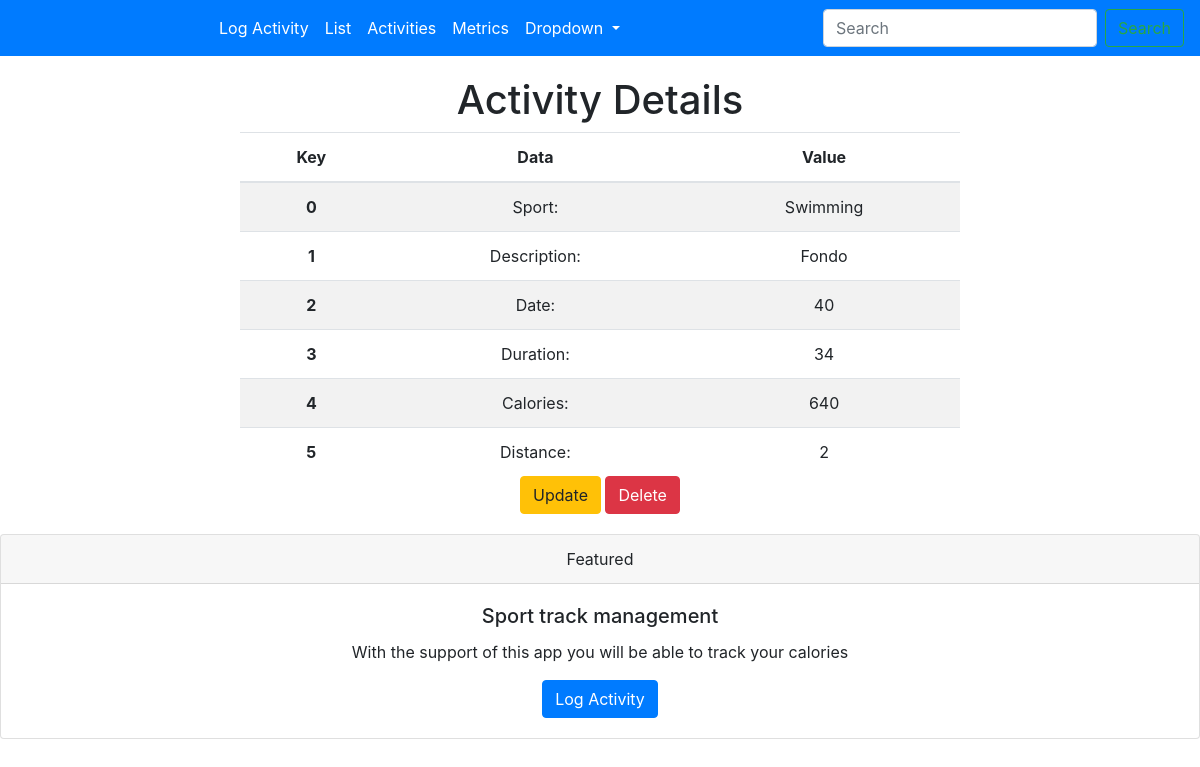
Screenshot of /detail/3/ with the database file from the repository.
### activity/models.py (models this page shows, shortened)
class Activity(models.Model):
    description = models.CharField(max_length=256)
    sport = models.CharField(max_length=256)
    time = models.IntegerField()
    duration = models.IntegerField()
    calories = models.IntegerField()
    distance = models.IntegerField()

### activity/views.py (the view)
# urls.py: path('detail/<int:pk>/', views.ActivityDetails.as_view(), name='detail'),
class ActivityDetails(DetailView):
    model = models.Activity
    template_name = 'activity_detail.html'

### templates/activity_detail.html
{% extends "base.html" %}
{% block content %}
    <div>
        <div>
            <h1>Activity Details</h1>
            <table class="table table-striped">
                <thead>
                <tr>
                    <th scope="col">Key</th>
                    <th scope="col">Data</th>
                    <th scope="col">Value</th>
                </tr>
                </thead>
                <tbody>
                 <tr>
                    <th scope="row">0</th>
                    <td>Sport:</td>
                    <td>{{ activity.sport }}</td>
                </tr>
                <tr>
                    <th scope="row">1</th>
                    <td>Description:</td>
                    <td>{{ activity.description }}</td>
                </tr>
                <tr>
                    <th scope="row">2</th>
                    <td>Date:</td>
                    <td>{{ activity.time }}</td>
                </tr>
                <tr>
                    <th scope="row">3</th>
                    <td>Duration:</td>
                    <td>{{ activity.duration }}</td>
                </tr>
                <tr>
                    <th scope="row">4</th>
                    <td>Calories:</td>
                    <td>{{ activity.calories }}</td>
                </tr>
                <tr>
                    <th scope="row">5</th>
                    <td>Distance:</td>
                    <td>{{ activity.distance }}</td>
                </tr>
                </tbody>
            </table>
        </div>
        <div>
            <a href={% url 'activity:update' pk=activity.id %}><button class="btn btn-warning">Update</button></a>
            <a href={% url 'activity:delete' pk=activity.id %}><button class="btn btn-danger">Delete</button></a>
        </div>
    </div>
{% endblock %}

### static/activity/main_css.css (style rules this page uses)
.table { margin: auto; }
table { margin: auto; }

### rows the page displays
Activity: sport "Swimming", description "Fondo", time "40", duration "34", calories "640", distance "2"
